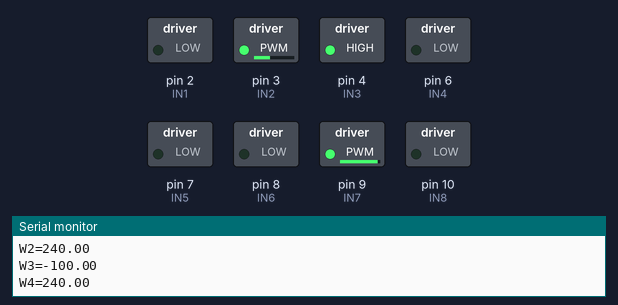
Bench run of a sketch on a simulated Arduino Uno, built with avr-gcc and run on an emulated ATmega328P. On the bench: switched loads named in the sketch (green lamp = pin HIGH), the last lines printed to the serial monitor.

Above: at 0.05 s.
At 1.25 s:
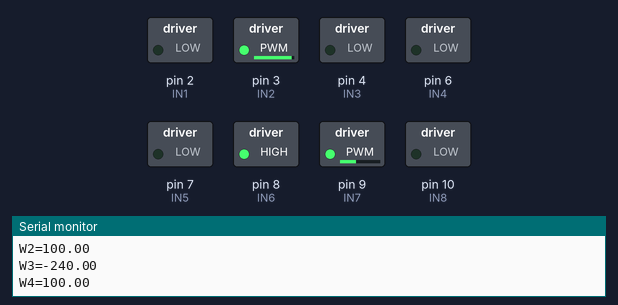
At 2.5 s:
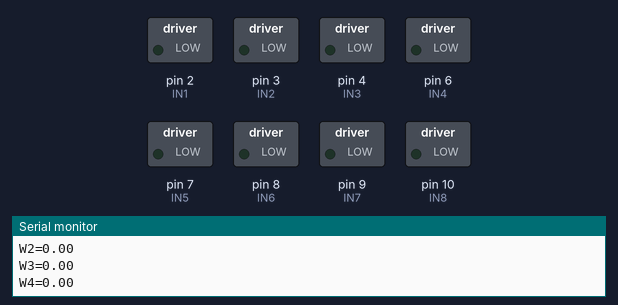
At 3.7 s:
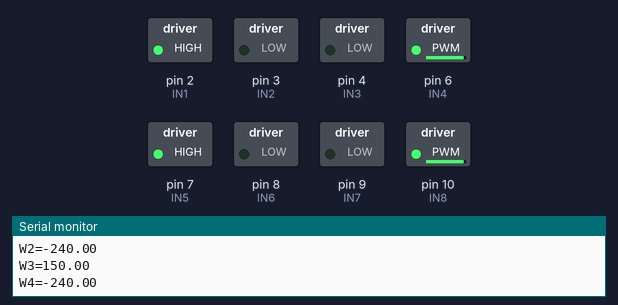
At 4.95 s:
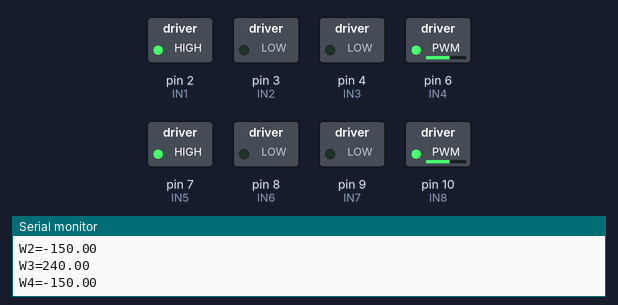
Timing chart, 0 to 6.5 s (numbered marks = the images above):
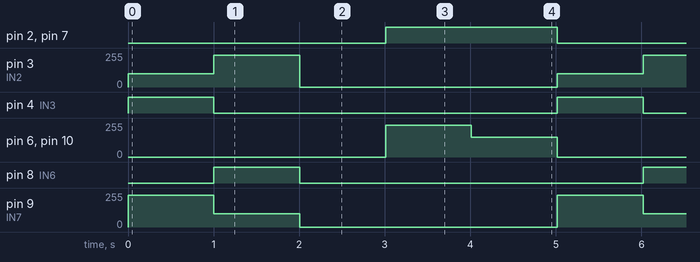

The sketch:

Mecanum_Car.ino
```cpp
//例子介绍：8266作为WiFiServer端，打开TCP调试助手，模拟TCP Client的请求IP地址为192.168.43.151
//麦克纳姆轮为O-长方形型
//TCP通讯传输的是十进制ACSII码，需要转码
/*                   车头               ↑X
            Motor1          Motor2       →Y
            Motor3          Motor4
*/
#include <SoftwareSerial.h>
//#include <ESP8266WiFi.h>
#include <math.h>
#include <WString.h>

using namespace std;
#define a 10
#define b 20
#define IN1  2
#define IN2  3
#define IN3  4
#define IN4  6
#define IN5  7
#define IN6  8
#define IN7  9
#define IN8  10
int commaPosition; //分割符位置

class MotorPin
{
    public:
    char x;//引脚1
    char y;//引脚2
}Motor1,Motor2,Motor3,Motor4;


class CarSpeed
{
    public:
    double Vx, Vy, W;//Vx，Vy小车实际速度，Vx向右为正，Vy向前为正，AngularVelocity小车绕中心旋转速度，逆时针为正
    double Vw1,Vw2,Vw3,Vw4;//各个轮子速度
    double Vtx,Vty;//小车速度分量
    friend CarSpeed GetWheelSpeed(CarSpeed Car, int OffsetAngle, int RotationAngle, int Speed);
}WheelSpeed;

const char* ssid = "Ewain2";//cfk
const char* password = "27188266";//18318501236
#define MAX_SRV_CLIENTS 3  //最大客户端连接数
//WiFiServer server(23);    //创建server 端口号是23

//WiFiClient serverClients[MAX_SRV_CLIENTS];   //定义最多多少个client可以连接本server(一般不要超过4个)


void setup() {
    Motor1.x=2;Motor1.y=3;
    Motor2.x=4;Motor2.y=6;
    Motor3.x=7;Motor3.y=8;
    Motor4.x=9;Motor4.y=10;//定义电机引脚,类的变量不能在全局定义
    Serial.begin(115200);
    pinMode(IN1, OUTPUT);
    pinMode(IN2, OUTPUT);
    pinMode(IN3, OUTPUT);
    pinMode(IN4, OUTPUT);
    pinMode(IN5, OUTPUT);
    pinMode(IN6, OUTPUT);
    pinMode(IN7, OUTPUT);
    pinMode(IN8, OUTPUT);
    //Wifi_start();
}
void loop()
{
    //MotorRun(0,0,150);
    MotorRun(200,100,0,150);
    delay(1000);
    MotorRun(200,-100,0,150);
    delay(1000);
    MotorRun(0,0,0,0);
    delay(1000);
    MotorRun(-200,-50,0,150);
    delay(1000);
    MotorRun(-200,50,0,150);
    delay(1000);
}

/*void Wifi_start()
{
    WiFi.mode(WIFI_STA);
    WiFi.begin(ssid, password);
    Serial.print("\n连接到:");
    Serial.println(ssid);
    uint8_t i = 0;
    while (WiFi.status() != WL_CONNECTED && i++ < 20) {
      delay(500);
    }
    if (i == 21) {
      Serial.print("没能连接到:");
      Serial.println(ssid);
      return ;
    }

    server.begin();  //启动server
    server.setNoDelay(true);//关闭小包合并包功能，不会延时发送数据

    Serial.print("准备好了！使用网络吧 IP是: ");
    Serial.print(WiFi.localIP());
    Serial.println("      端口是： 23");
}
void Wifi_loop()
{
    uint8_t i;
    if (server.hasClient()) {  //判断是否有新的client请求进来
      for (i = 0; i < MAX_SRV_CLIENTS; i++) {

        //释放旧无效或者断开的client
        if (!serverClients[i] || !serverClients[i].connected()) {
          if (!serverClients[i]) {
            //serverClients[i]    判断指定序号的客户端是否有效
            serverClients[i].stop();  //停止指定客户端的连接
          }

          serverClients[i] = server.available();//分配最新的client
          Serial.print("1个新的客户端: ");
          Serial.println(i+1);
          break; //跳出一层for循环
        }
      }

      //当达到最大连接数 无法释放无效的client，需要拒绝连接
      if (i == MAX_SRV_CLIENTS) {
        WiFiClient client = server.available();
        client.stop();
        Serial.println("连接被拒绝 ");
      }
    }
    for (i = 0; i < MAX_SRV_CLIENTS; i++) {
        if (serverClients[i] && serverClients[i].connected()) {
            if (serverClients[i].available()) {
                Serial.print("接受的数据:");
                //serverClients[i].available()   判断指定客户端是否有可读数据
                while (serverClients[i].available())
                {
                    String Angle;
                    String Speed;
                    String line = serverClients[i].readStringUntil('\n');
                    Serial.println(line);
                    commaPosition = line.indexOf(',');
                    if (commaPosition != -1)
                    {
                        Angle = line.substring(0,commaPosition);//打印取第一个字符
                        Speed = line.substring(commaPosition+1, line.length());
                        //Double.parseDouble();
                    }
                    //Angle = line.substring(0,commaPosition);//打印取第一个字符
                    //Speed = line.substring(commaPosition+1, line.length());
                    //Double.parseDouble();
                    Serial.print("Angle=");
                    Serial.println(Angle);
                    Serial.print("Speed=");
                    Serial.println(Speed);
                    delay(100);
                    MotorRun(Angle.toDouble(),0,Speed.toDouble());
                    //MotorRun(0,0,0);
                }
                    //dataIn = serverClients[i].read();//read返回的是int类型
                    /*if (dataIn==49) {

                    }
                    else if (dataIn==50) {

                    }
                    else if (dataIn==51) {

                    }
                    else if (dataIn==52) {
                    }
                    else {
                    }
            }
        }
    }
}*/
void SingleMotorRun(MotorPin Motor, int Speed)//Direction:0为正转，1为反转,单个电机的控制函数
{
    if(Speed >= 0)
    {
        analogWrite(Motor.x,Speed);
        analogWrite(Motor.y,LOW);
        Serial.print("Single Speed:");
        Serial.println(Speed);
    }//正转
    else
    {
        analogWrite(Motor.y,abs(Speed));
        analogWrite(Motor.x,LOW);
    }

    /*if(Speed >= 0)
    {
        digitalWrite(Motor.x,HIGH);
        digitalWrite(Motor.y,LOW);
        Serial.print("Single Speed:");
        Serial.println(Speed);
    }//正转
    else
    {
        digitalWrite(Motor.y,abs(HIGH));
        digitalWrite(Motor.x,LOW);
    }*/

}
void MotorRun(double Vx, double Vy, double RotationAngle, double Speed)//
{
    WheelSpeed = GetWheelSpeed(WheelSpeed,Vx, Vy, RotationAngle, Speed);
    SingleMotorRun(Motor1,int(WheelSpeed.Vw1));
    SingleMotorRun(Motor2,int(WheelSpeed.Vw2));
    SingleMotorRun(Motor3,int(WheelSpeed.Vw3));
    SingleMotorRun(Motor4,int(WheelSpeed.Vw4));
    Serial.print("W1=");
    Serial.println(WheelSpeed.Vw1);
    Serial.print("W2=");
    Serial.println(WheelSpeed.Vw2);
    Serial.print("W3=");
    Serial.println(WheelSpeed.Vw3);
    Serial.print("W4=");
    Serial.println(WheelSpeed.Vw4);
}

CarSpeed GetWheelSpeed(CarSpeed Car, double Vx, double Vy, double RotationAngle, double Speed)//Direction:0为正转，1为反转,OffsetAngle为小车平移方向角度，RotationAngle为小车绕中心旋转角度
{
    Car.W = RotationAngle;
    Car.Vtx = Vx;
    Car.Vty = Vy;
    Car.Vw1 = Car.Vty - Car.Vtx + Car.W*(a + b);
    Car.Vw2 = Car.Vty + Car.Vtx - Car.W*(a + b);
    Car.Vw3 = Car.Vty - Car.Vtx - Car.W*(a + b);
    Car.Vw4 = Car.Vty + Car.Vtx + Car.W*(a + b);
    Car.Vx = Car.Vtx + Car.W*b;
    Car.Vy = Car.Vty - Car.W*a;
    if(Car.Vw1>=240)
    {
        Car.Vw1 = 240;
    }
    if(Car.Vw2>=240)
    {
        Car.Vw2 = 240;
    }
    if(Car.Vw3>=240)
    {
        Car.Vw3 = 240;
    }
    if(Car.Vw4>=240)
    {
        Car.Vw4 = 240;
    }
    ///
    ///
    if(Car.Vw1<=-240)
    {
        Car.Vw1 = -240;
    }
    if(Car.Vw2<=-240)
    {
        Car.Vw2 = -240;
    }
    if(Car.Vw3<=-240)
    {
        Car.Vw3 = -240;
    }
    if(Car.Vw4<=-240)
    {
        Car.Vw4 = -240;
    }
    return Car;
}
```

Measured:
- by itself, pin 2 (IN1), pin 7 (IN5): alternates HIGH for 2.0 s and LOW for 3.0 s
- by itself, pin 3 (IN2): repeats every 5.0 s: 240/255 1.0 s, 0/255 3.0 s, 100/255 1.0 s
- by itself, pin 4 (IN3), pin 8 (IN6): alternates HIGH for 1.0 s and LOW for 4.0 s
- by itself, pin 6 (IN4), pin 10 (IN8): repeats every 5.0 s: 150/255 1.0 s, 0/255 3.0 s, 240/255 1.0 s
- by itself, pin 9 (IN7): repeats every 5.0 s: 100/255 1.0 s, 0/255 3.0 s, 240/255 1.0 s
